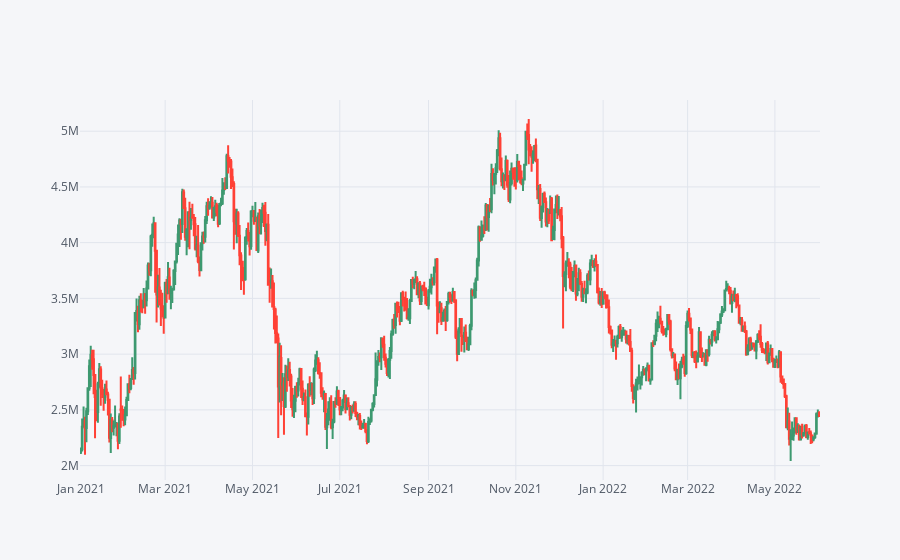

The notebook cell this image was saved under:
### Code cell
df0 = df[['Open','High','Low','Close']].loc['2021-01-01':'2023-01-01']
df0.iplot(kind='candle')

### Figure 1 — Plotly figure (JSON) as saved in the notebook; plotly's stock layout.template omitted (floating-point values rounded to 4 significant figures; data arrays with more than 128 entries replaced by an {"elided": "..."} marker saying what was removed)
{"data": [{"close": {"elided": "517 float values"}, "high": {"elided": "517 float values"}, "low": {"elided": "517 float values"}, "open": {"elided": "517 float values"}, "showlegend": false, "type": "candlestick", "x": {"elided": "517 str values"}, "yaxis": "y2"}], "layout": {"legend": {"bgcolor": "#F5F6F9", "font": {"color": "#4D5663"}}, "paper_bgcolor": "#F5F6F9", "plot_bgcolor": "#F5F6F9", "title": {"font": {"color": "#4D5663"}}, "xaxis": {"gridcolor": "#E1E5ED", "rangeslider": {"visible": false}, "showgrid": true, "tickfont": {"color": "#4D5663"}, "title": {"font": {"color": "#4D5663"}, "text": ""}, "zerolinecolor": "#E1E5ED"}, "yaxis": {"gridcolor": "#E1E5ED", "showgrid": true, "showticklabels": false, "tickfont": {"color": "#4D5663"}, "title": {"font": {"color": "#4D5663"}, "text": ""}, "zerolinecolor": "#E1E5ED"}, "yaxis2": {"gridcolor": "#E1E5ED", "showgrid": true, "tickfont": {"color": "#4D5663"}, "title": {"font": {"color": "#4D5663"}, "text": ""}, "zerolinecolor": "#E1E5ED"}}}
